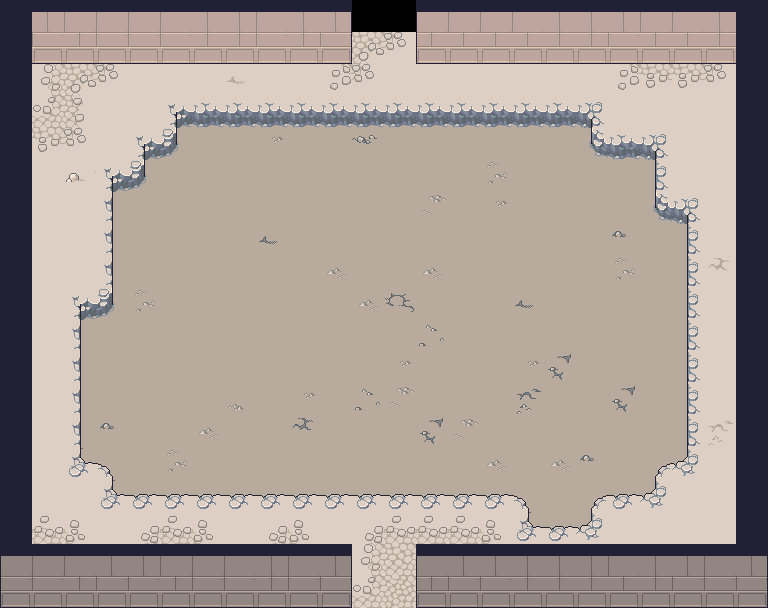

Rendered tile map (Tiled .tmx) drawn with the repository's tilesets; below, a short description and the full map source, tile grids included:
An orthogonal 24x19 tile map with 32x32 px tiles, 4 tile layers (terrain, walltexture, walltexture-detail, walltops), 3 tilesets.

<map version="1.9" tiledversion="1.9.0" orientation="orthogonal" renderorder="right-down" width="24" height="19" tilewidth="32" tileheight="32" infinite="0" nextlayerid="5" nextobjectid="1">
 <tileset firstgid="1" source="../../tilesets/gather_terrains_3.x.tsx" />
 <tileset firstgid="7841" source="../../tilesets/Walls/Gather_Walls_unstable.tsx" />
 <tileset firstgid="21473" source="../../tilesets/gather_walls_3.x.tsx" />
 <layer id="1" name="terrain" width="24" height="19">
  <data encoding="csv">
2482,2482,2482,2482,2482,2430,2514,2571,2571,2570,2571,0,0,2591,2434,2571,2433,2591,2592,2430,2431,2432,2482,2482,
2482,2430,2431,2432,2482,2590,2591,2591,2591,2591,2434,2433,2592,2482,2590,2591,2592,2482,2482,2510,2570,2513,2432,2482,
2482,2510,2433,2592,2482,2482,2482,2419,2482,2482,2590,2592,2482,2482,2482,2482,2482,2482,2482,2590,2591,2591,2592,2482,
2430,2514,2512,2482,2482,6444,6602,6602,6602,6602,6602,6602,6602,6602,6602,6602,6602,6602,6445,2482,2482,2482,2482,2430,
2590,2591,2592,2482,6444,6603,6881,6881,6802,6881,6881,6724,6881,6881,6881,6881,6881,6881,6601,6602,6445,2482,2482,2590,
2432,2482,2423,6444,6603,6881,6881,6881,6604,6881,6881,6881,6881,6881,6881,6882,6881,6881,6881,6881,6521,2482,2482,2482,
2592,2482,2482,6523,6881,6881,6881,6881,6881,6881,6604,6881,6881,6801,6881,6802,6881,6881,6881,6881,6601,6445,2482,2430,
2432,2482,2482,6523,6881,6881,6881,6881,6725,6881,6881,6881,6881,6881,6881,6881,6881,6881,6881,6805,6881,6521,2482,2510,
2512,2482,2482,6523,6881,6881,6881,6881,6881,6881,6722,6881,6881,6722,6881,6881,6881,6881,6881,6882,6881,6521,2580,2510,
2592,2482,6444,6603,6882,6881,6881,6881,6881,6881,6881,6722,6803,6604,6881,6881,6725,6881,6881,6881,6881,6521,2482,2590,
2482,2482,6523,6881,6881,6881,6881,6881,6881,6881,6881,6881,6881,6885,6881,6881,6881,6881,6881,6604,6881,6521,2482,2482,
2432,2482,6523,6881,6881,6881,6881,6881,6881,6881,6881,6881,6802,6881,6881,6881,6802,6804,6881,6881,6881,6521,2482,2482,
2592,2482,6523,6881,6604,6881,6881,6721,6881,6802,6881,6885,6801,6881,6881,6881,6883,6881,6881,6804,6881,6521,2482,2482,
2482,2482,6523,6805,6881,6881,6722,6881,6881,6884,6881,6881,6881,6804,6801,6881,6881,6881,6881,6881,6881,6521,2420,2482,
2432,2482,6524,6443,6881,6882,6881,6881,6881,6881,6881,6881,6881,6604,6881,6722,6881,6722,6805,6881,6441,6525,2482,2482,
2512,2482,2482,6524,6442,6442,6442,6442,6442,6442,6442,6442,6442,6442,6442,6442,6443,6881,6441,6442,6525,2482,2482,2482,
2513,2431,2432,2482,2430,2431,2432,2482,2430,2432,2482,2430,2431,2431,2431,2432,6524,6442,6525,2482,2482,2482,2482,2482,
2434,2433,2592,2482,2590,2591,2592,2482,2590,2592,2482,2510,2570,2433,2591,2592,2482,2430,2431,2431,2432,2430,2431,2432,
2590,2592,2482,2430,2432,2482,2430,2431,2432,2430,2431,2514,2571,2512,2430,2432,2430,2514,2570,2570,2512,2510,2570,2512
</data>
 </layer>
 <layer id="3" name="walltexture" width="24" height="19">
  <data encoding="csv">
22308,22356,22308,22308,22308,22308,22356,22356,22308,22356,22356,0,0,22308,22308,22308,22308,22356,22356,22356,22308,22308,22356,22356,
22308,22308,22356,22308,22308,22308,22356,22356,22308,22356,22308,0,0,22356,22356,22356,22356,22356,22356,22308,22356,22356,22356,22308,
0,0,0,0,0,0,0,0,0,0,0,0,0,0,0,0,0,0,0,0,0,0,0,0,
0,0,0,0,0,0,0,0,0,0,0,0,0,0,0,0,0,0,0,0,0,0,0,0,
0,0,0,0,0,0,0,0,0,0,0,0,0,0,0,0,0,0,0,0,0,0,0,0,
0,0,0,0,0,0,0,0,0,0,0,0,0,0,0,0,0,0,0,0,0,0,0,0,
0,0,0,0,0,0,0,0,0,0,0,0,0,0,0,0,0,0,0,0,0,0,0,0,
0,0,0,0,0,0,0,0,0,0,0,0,0,0,0,0,0,0,0,0,0,0,0,0,
0,0,0,0,0,0,0,0,0,0,0,0,0,0,0,0,0,0,0,0,0,0,0,0,
0,0,0,0,0,0,0,0,0,0,0,0,0,0,0,0,0,0,0,0,0,0,0,0,
0,0,0,0,0,0,0,0,0,0,0,0,0,0,0,0,0,0,0,0,0,0,0,0,
0,0,0,0,0,0,0,0,0,0,0,0,0,0,0,0,0,0,0,0,0,0,0,0,
0,0,0,0,0,0,0,0,0,0,0,0,0,0,0,0,0,0,0,0,0,0,0,0,
0,0,0,0,0,0,0,0,0,0,0,0,0,0,0,0,0,0,0,0,0,0,0,0,
0,0,0,0,0,0,0,0,0,0,0,0,0,0,0,0,0,0,0,0,0,0,0,0,
0,0,0,0,0,0,0,0,0,0,0,0,0,0,0,0,0,0,0,0,0,0,0,0,
0,0,0,0,0,0,0,0,0,0,0,0,0,0,0,0,0,0,0,0,0,0,0,0,
22310,22310,22310,22358,22358,22310,22310,22310,22358,22310,22358,0,0,22310,22358,22358,22358,22358,22358,22310,22358,22358,22310,22358,
22310,22310,22358,22310,22310,22358,22310,22310,22358,22310,22310,0,0,22358,22310,22310,22358,22358,22358,22358,22358,22310,22310,22310
</data>
 </layer>
 <layer id="4" name="walltexture-detail" width="24" height="19">
  <data encoding="csv">
0,0,0,0,0,0,0,0,0,0,0,0,0,0,0,0,0,0,0,0,0,0,0,0,
26966,26968,26968,26968,26968,26968,26968,26968,26968,26968,26968,0,0,26968,26968,26968,26968,26968,26968,26968,26968,26968,26968,0,
0,0,0,0,0,0,0,0,0,0,0,0,0,0,0,0,0,0,0,0,0,0,0,0,
0,0,0,0,0,0,0,0,0,0,0,0,0,0,0,0,0,0,0,0,0,0,0,0,
0,0,0,0,0,0,0,0,0,0,0,0,0,0,0,0,0,0,0,0,0,0,0,0,
0,0,0,0,0,0,0,0,0,0,0,0,0,0,0,0,0,0,0,0,0,0,0,0,
0,0,0,0,0,0,0,0,0,0,0,0,0,0,0,0,0,0,0,0,0,0,0,0,
0,0,0,0,0,0,0,0,0,0,0,0,0,0,0,0,0,0,0,0,0,0,0,0,
0,0,0,0,0,0,0,0,0,0,0,0,0,0,0,0,0,0,0,0,0,0,0,0,
0,0,0,0,0,0,0,0,0,0,0,0,0,0,0,0,0,0,0,0,0,0,0,0,
0,0,0,0,0,0,0,0,0,0,0,0,0,0,0,0,0,0,0,0,0,0,0,0,
0,0,0,0,0,0,0,0,0,0,0,0,0,0,0,0,0,0,0,0,0,0,0,0,
0,0,0,0,0,0,0,0,0,0,0,0,0,0,0,0,0,0,0,0,0,0,0,0,
0,0,0,0,0,0,0,0,0,0,0,0,0,0,0,0,0,0,0,0,0,0,0,0,
0,0,0,0,0,0,0,0,0,0,0,0,0,0,0,0,0,0,0,0,0,0,0,0,
0,0,0,0,0,0,0,0,0,0,0,0,0,0,0,0,0,0,0,0,0,0,0,0,
0,0,0,0,0,0,0,0,0,0,0,0,0,0,0,0,0,0,0,0,0,0,0,0,
0,0,0,0,0,0,0,0,0,0,0,0,0,0,0,0,0,0,0,0,0,0,0,0,
26974,26974,26974,26974,26974,26974,26974,26974,26974,26974,26974,0,0,26974,26974,26974,26974,26974,26974,26974,26974,26974,26974,26974
</data>
 </layer>
 <layer id="2" name="walltops" width="24" height="19">
  <data encoding="csv">
21473,21570,21570,21570,21570,21570,21570,21570,21570,21570,21571,0,0,21569,21570,21570,21570,21570,21570,21570,21570,21570,21570,21475,
21521,21618,21618,21618,21618,21618,21618,21618,21618,21618,21619,0,0,21617,21618,21618,21618,21618,21618,21618,21618,21618,21618,21523,
21521,0,0,0,0,0,0,0,0,0,0,0,0,0,0,0,0,0,0,0,0,0,0,21523,
21521,0,0,0,0,0,0,0,0,0,0,0,0,0,0,0,0,0,0,0,0,0,0,21523,
21521,0,0,0,0,0,0,0,0,0,0,0,0,0,0,0,0,0,0,0,0,0,0,21523,
21521,0,0,0,0,0,0,0,0,0,0,0,0,0,0,0,0,0,0,0,0,0,0,21523,
21521,0,0,0,0,0,0,0,0,0,0,0,0,0,0,0,0,0,0,0,0,0,0,21523,
21521,0,0,0,0,0,0,0,0,0,0,0,0,0,0,0,0,0,0,0,0,0,0,21523,
21521,0,0,0,0,0,0,0,0,0,0,0,0,0,0,0,0,0,0,0,0,0,0,21523,
21521,0,0,0,0,0,0,0,0,0,0,0,0,0,0,0,0,0,0,0,0,0,0,21523,
21521,0,0,0,0,0,0,0,0,0,0,0,0,0,0,0,0,0,0,0,0,0,0,21523,
21521,0,0,0,0,0,0,0,0,0,0,0,0,0,0,0,0,0,0,0,0,0,0,21523,
21521,0,0,0,0,0,0,0,0,0,0,0,0,0,0,0,0,0,0,0,0,0,0,21523,
21521,0,0,0,0,0,0,0,0,0,0,0,0,0,0,0,0,0,0,0,0,0,0,21523,
21521,0,0,0,0,0,0,0,0,0,0,0,0,0,0,0,0,0,0,0,0,0,0,21523,
21521,0,0,0,0,0,0,0,0,0,0,0,0,0,0,0,0,0,0,0,0,0,0,21523,
21521,0,0,0,0,0,0,0,0,0,0,0,0,0,0,0,0,0,0,0,0,0,0,21523,
21569,21570,21570,21570,21570,21570,21570,21570,21570,21570,21571,0,0,21569,21570,21570,21570,21570,21570,21570,21570,21570,21570,21571,
21617,21618,21618,21618,21618,21618,21618,21618,21618,21618,21619,0,0,21617,21618,21618,21618,21618,21618,21618,21618,21618,21618,21619
</data>
 </layer>
</map>
